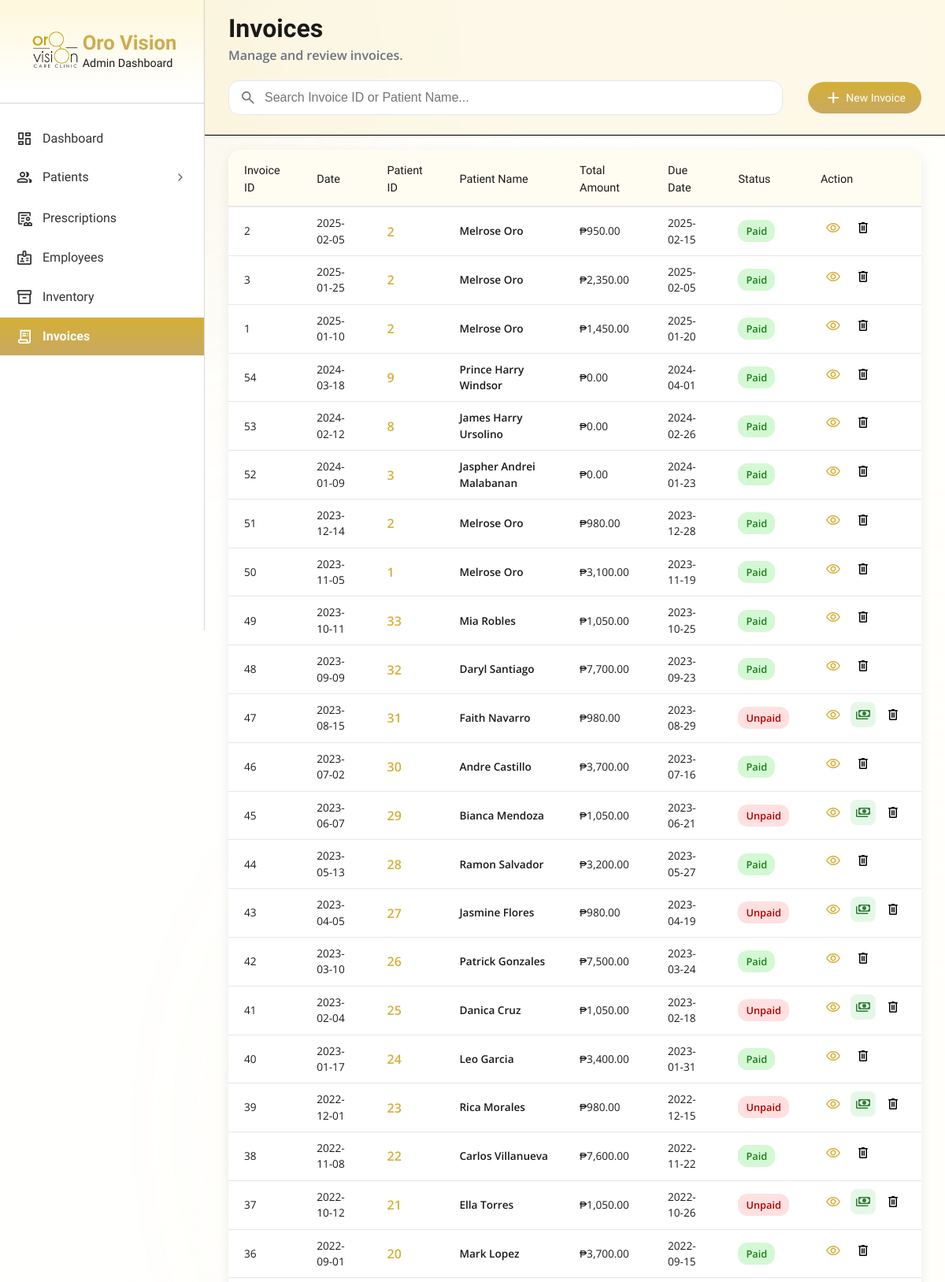
/admin/index.php?page=invoices (signed in, upper part), run on the app's committed database.
### tables this page shows
CREATE TABLE `invoice` (
  `InvoiceID` int(11) NOT NULL,
  `PatientID` int(11) NOT NULL,
  `InvoiceDate` date NOT NULL,
  `DueDate` date DEFAULT NULL,
  `Status` enum('Paid','Unpaid') NOT NULL DEFAULT 'Unpaid'
);

### admin/pages/invoices.php (the view, shortened to what this page needs)
<?php
$sql = "
    SELECT
        i.InvoiceID,
        i.InvoiceDate,
        i.DueDate,
        i.Status,
        i.PatientID,
        CONCAT(p.FirstName, ' ', p.LastName) AS PatientName,
        COALESCE(SUM(ii.Quantity * ii.UnitPrice), 0) AS TotalAmount
    FROM invoice i
    INNER JOIN patient p ON i.PatientID = p.PatientID
    LEFT JOIN invoice_items ii ON i.InvoiceID = ii.InvoiceID
    GROUP BY i.InvoiceID
    ORDER BY i.InvoiceDate DESC
";
$result = $conn->query($sql);
?>
<main class="main-content-wrapper">
    <div class="thick-header">
        <div class="main-content-header-container-thick">
            <div class="page-title-wrapper">
                <h2 class="page-title">Invoices</h2>
                <p class="page-subtitle">Manage and review invoices.</p>
            </div>
        </div>
        <div class="search-and-add-wrapper">
            <div class="search-container">
                <input
                    type="text"
                    id="search"
                    class="search-input"
                    placeholder="Search Invoice ID or Patient Name..."
                >
                <span class="material-symbols-rounded search-icon">search</span>
            </div>
            <a href="index.php?page=add_invoice" class="btn btn-sm btn-primary btn-pill btn-shine">
                <span class="material-symbols-rounded">add</span>
                New Invoice
            </a>
        </div>
    </div>
    <div class="main-with-thick-header">
        <div class="table-wrapper">
            <table class="patient-table">
                <thead>
                    <tr>
                        <th>Invoice ID</th>
                        <th>Date</th>
                        <th>Patient ID</th>
                        <th>Patient Name</th>
                        <th>Total Amount</th>
                        <th>Due Date</th>
                        <th>Status</th>
                        <th class="centered">Action</th>
                    </tr>
                </thead>
                <tbody id="invoiceTableBody">
                    <?php while ($row = $result->fetch_assoc()): ?>
                    <tr>
                        <td><?= $row['InvoiceID'] ?></td>
                        <td><?= $row['InvoiceDate'] ?></td>
                        <td><span class="gold-text txt-bold txt-medium"><?= $row['PatientID'] ?></span></td>
                        <td><span class="name-main"><?= $row['PatientName'] ?></span></td>
                        <td>₱<?= number_format($row['TotalAmount'], 2) ?></td>
                        <td><?= $row['DueDate'] ?></td>
                        <td>
                            <span class="status-badge <?= strtolower($row['Status']) ?>">
                                <?= $row['Status'] ?>
                            </span>
                        </td>
                        <td class="action-icons">
                            <a href="index.php?page=view_invoice&id=<?= $row['InvoiceID'] ?>"
                               class="icon-btn hidden-anchor view-btn" title="View Invoice">
                                <span class="material-symbols-rounded">visibility</span>
                            </a>
                            <?php if (strtolower($row['Status']) !== 'paid'): ?>
                                <button
                                    class="icon-btn settle-btn"
                                    onclick="settleInvoice('<?= $row['InvoiceID'] ?>')"
                                    title="Mark as Paid">
                                    <span class="material-symbols-rounded">payments</span>
                                </button>
                            <?php endif; ?>
                            <button class="icon-btn delete-btn"
                                    onclick="deleteInvoice('<?= $row['InvoiceID'] ?>')"
                                    title="Delete">
                                <span class="material-symbols-rounded icon-sm">delete</span>
                            </button>
                        </td>
                    </tr>
                    <?php endwhile; ?>
                </tbody>
            </table>
        </div>
    </div>
</main>

### admin/pages/invoices.css (style rules this page uses)
.settle-btn { background: #e5f8e8; color: #2e7d32; border-radius: 8px; width: 32px; height: 32px; display: flex; justify-content: center; align-items: center; border: none; cursor: pointer; transition: 0.25s; }
table { border-collapse: collapse; width: 100%; padding: 20px; }
th, td { padding: 10px; text-align: left; }
th { padding: 16px 20px 12px 20px; background: var(--proper-cream); font-family: 'Lexend', sans-serif; font-weight: 400; font-size: 0.9rem; border-bottom: 2px solid var(--border-main); }
td { font-size: 0.85rem; padding: 10px 20px 10px 20px; }
tr { border-bottom: 1px solid var(--border-main); }
h2 { margin-bottom: 20px; }
.search-and-add-wrapper { display: flex; justify-content: space-between; align-items: center; margin-bottom: 15px; gap: 12px; margin-top: 10px; width: 100%; }
.main-with-thick-header { padding-top: 160px; width: 100%; }
.name-main { font-weight: 600; color: var(--text-dark); }
.search-container { position: relative; width: 80%; }
.search-container input { padding: 12px 16px 12px 45px; width: 100%; border-radius: 14px; border: 1px solid var(--border-main); font-size: 1rem; outline: none; transition: 0.25s; background: #fff; }
.search-container .search-icon { position: absolute; left: 14px; top: 50%; transform: translateY(-50%); font-size: 22px; opacity: .6; }
.table-wrapper { overflow-x: auto; background: #fff; border-radius: 16px; box-shadow: var(--shadow-soft); padding-bottom: 10px; }
.action-icons { display: flex; gap: 6px; align-items: center; }
.view-btn { color: var(--gold-main); }

### admin/pages/invoices.php (style rules this page uses)
.status-badge { padding: 5px 10px; border-radius: 12px; font-size: 0.8rem; font-weight: 600; }
.status-badge.paid { background:#d4f8d4; color:#1a7f1a; }
.status-badge.unpaid { background:#ffe0e0; color:#b30000; }

### data on the page
invoice: InvoiceID "2", InvoiceDate "2025-02-05", PatientID "2", PatientName "Melrose Oro", TotalAmount "950.00", DueDate "2025-02-15", Status "Paid"
invoice: InvoiceID "3", InvoiceDate "2025-01-25", PatientID "2", PatientName "Melrose Oro", TotalAmount "2,350.00", DueDate "2025-02-05", Status "Paid"
invoice: InvoiceID "1", InvoiceDate "2025-01-10", PatientID "2", PatientName "Melrose Oro", TotalAmount "1,450.00", DueDate "2025-01-20", Status "Paid"
invoice: InvoiceID "54", InvoiceDate "2024-03-18", PatientID "9", PatientName "Prince Harry Windsor", TotalAmount "0.00", DueDate "2024-04-01", Status "Paid"
invoice: InvoiceID "53", InvoiceDate "2024-02-12", PatientID "8", PatientName "James Harry Ursolino", TotalAmount "0.00", DueDate "2024-02-26", Status "Paid"
invoice: InvoiceID "52", InvoiceDate "2024-01-09", PatientID "3", PatientName "Jaspher Andrei Malabanan", TotalAmount "0.00", DueDate "2024-01-23", Status "Paid"
invoice: InvoiceID "51", InvoiceDate "2023-12-14", PatientID "2", PatientName "Melrose Oro", TotalAmount "980.00", DueDate "2023-12-28", Status "Paid"
invoice: InvoiceID "50", InvoiceDate "2023-11-05", PatientID "1", PatientName "Melrose Oro", TotalAmount "3,100.00", DueDate "2023-11-19", Status "Paid"
invoice: InvoiceID "49", InvoiceDate "2023-10-11", PatientID "33", PatientName "Mia Robles", TotalAmount "1,050.00", DueDate "2023-10-25", Status "Paid"
invoice: InvoiceID "48", InvoiceDate "2023-09-09", PatientID "32", PatientName "Daryl Santiago", TotalAmount "7,700.00", DueDate "2023-09-23", Status "Paid"
invoice: InvoiceID "47", InvoiceDate "2023-08-15", PatientID "31", PatientName "Faith Navarro", TotalAmount "980.00", DueDate "2023-08-29", Status "Unpaid"
invoice: InvoiceID "46", InvoiceDate "2023-07-02", PatientID "30", PatientName "Andre Castillo", TotalAmount "3,700.00", DueDate "2023-07-16", Status "Paid"
invoice: InvoiceID "45", InvoiceDate "2023-06-07", PatientID "29", PatientName "Bianca Mendoza", TotalAmount "1,050.00", DueDate "2023-06-21", Status "Unpaid"
invoice: InvoiceID "44", InvoiceDate "2023-05-13", PatientID "28", PatientName "Ramon Salvador", TotalAmount "3,200.00", DueDate "2023-05-27", Status "Paid"
invoice: InvoiceID "43", InvoiceDate "2023-04-05", PatientID "27", PatientName "Jasmine Flores", TotalAmount "980.00", DueDate "2023-04-19", Status "Unpaid"
invoice: InvoiceID "42", InvoiceDate "2023-03-10", PatientID "26", PatientName "Patrick Gonzales", TotalAmount "7,500.00", DueDate "2023-03-24", Status "Paid"
invoice: InvoiceID "41", InvoiceDate "2023-02-04", PatientID "25", PatientName "Danica Cruz", TotalAmount "1,050.00", DueDate "2023-02-18", Status "Unpaid"
invoice: InvoiceID "40", InvoiceDate "2023-01-17", PatientID "24", PatientName "Leo Garcia", TotalAmount "3,400.00", DueDate "2023-01-31", Status "Paid"
invoice: InvoiceID "39", InvoiceDate "2022-12-01", PatientID "23", PatientName "Rica Morales", TotalAmount "980.00", DueDate "2022-12-15", Status "Unpaid"
invoice: InvoiceID "38", InvoiceDate "2022-11-08", PatientID "22", PatientName "Carlos Villanueva", TotalAmount "7,600.00", DueDate "2022-11-22", Status "Paid"
invoice: InvoiceID "37", InvoiceDate "2022-10-12", PatientID "21", PatientName "Ella Torres", TotalAmount "1,050.00", DueDate "2022-10-26", Status "Unpaid"
invoice: InvoiceID "36", InvoiceDate "2022-09-01", PatientID "20", PatientName "Mark Lopez", TotalAmount "3,700.00", DueDate "2022-09-15", Status "Paid"
